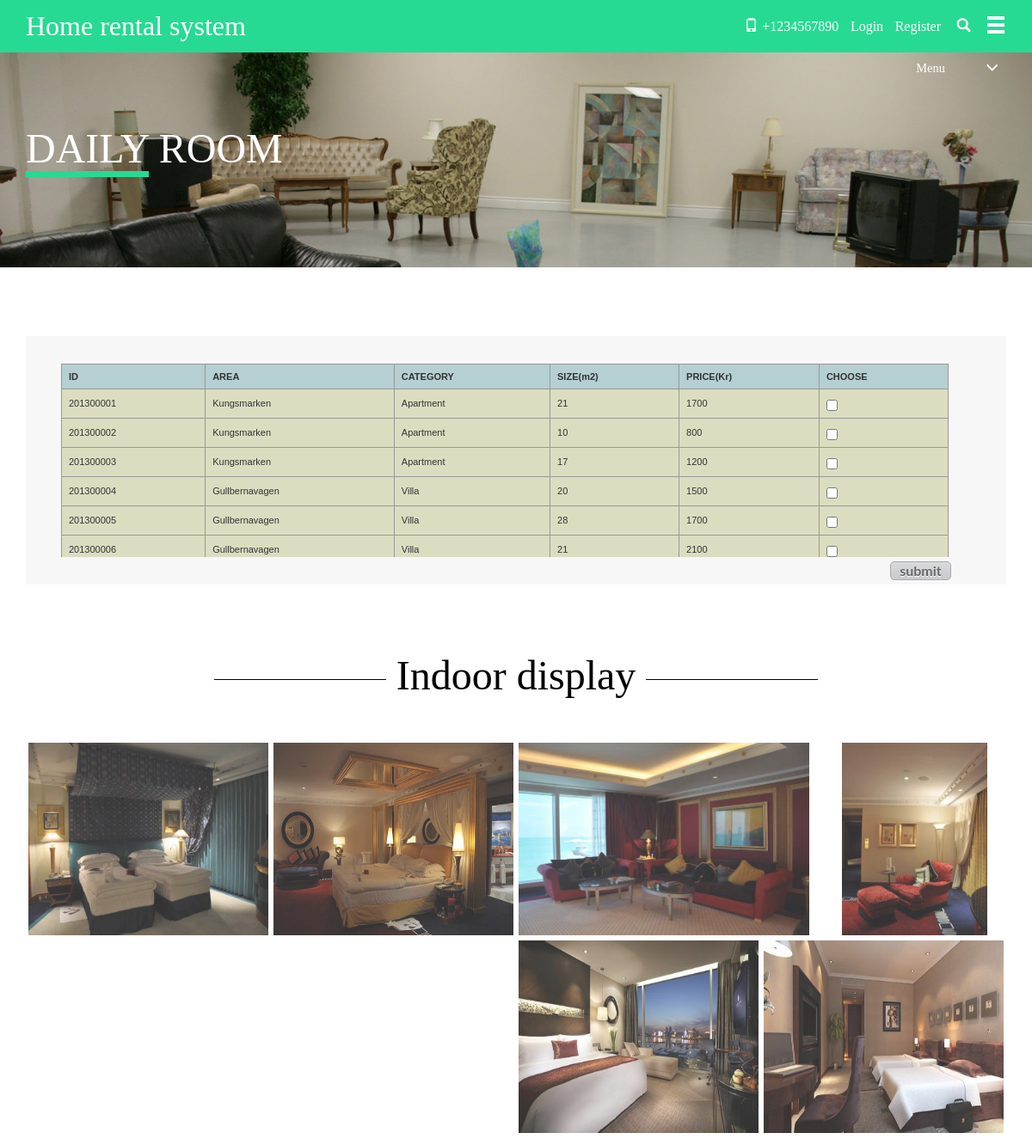
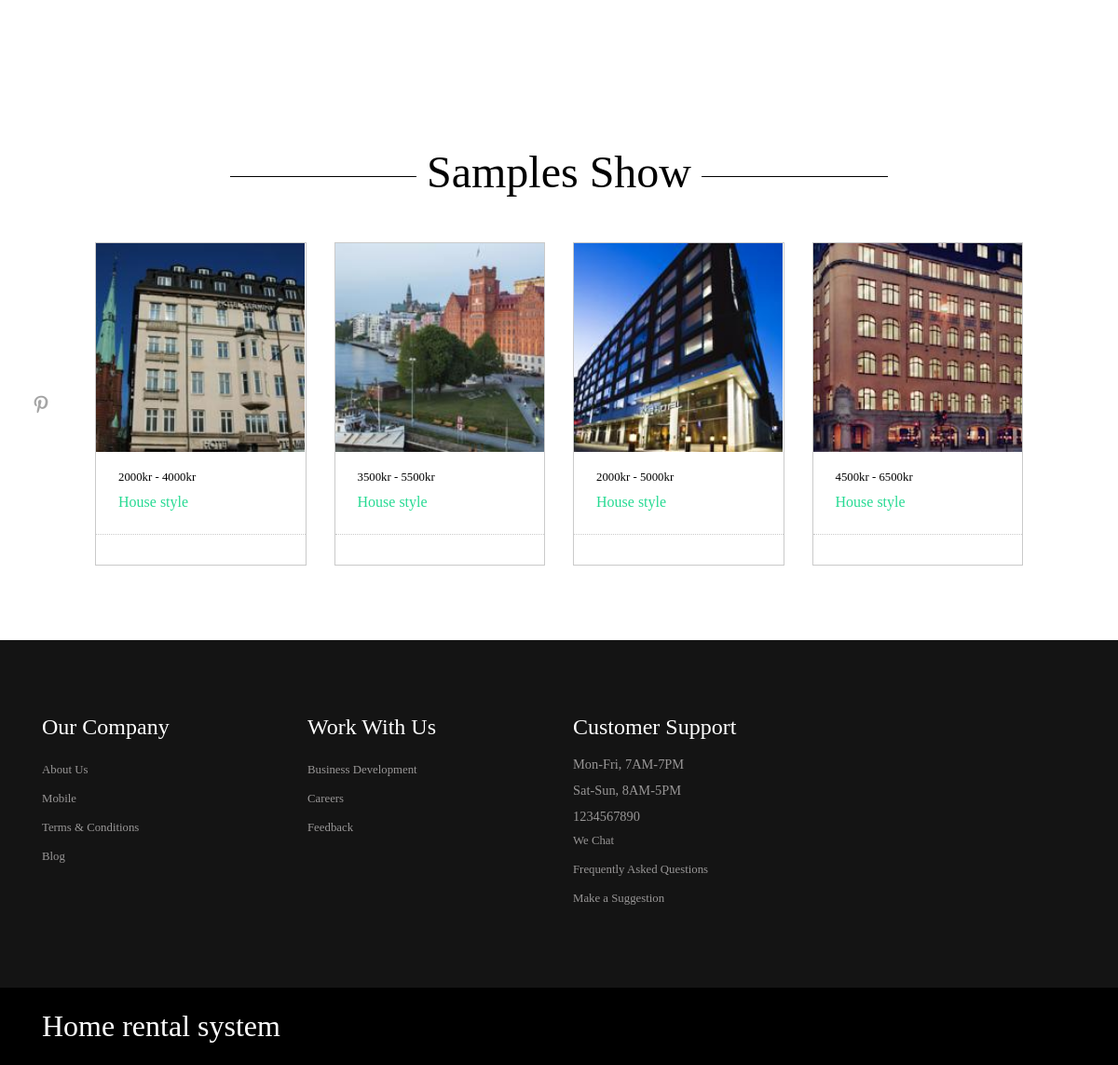
The page /daily.php on the database its author committed (2 pictures, top to bottom).
### tables this page shows
CREATE TABLE `dailyroom` (
  `id` int(30) NOT NULL,
  `area` varchar(30) NOT NULL,
  `category` varchar(50) NOT NULL,
  `price` int(50) NOT NULL,
  `size` int(50) NOT NULL,
  `state` varchar(30) NOT NULL
);

### daily.php (the view, shortened to what this page needs)
<html>
    <head>
        <link href="css/bootstrap.css" rel="stylesheet" type="text/css" media="all" />
        <link href="css/styles.css" rel="stylesheet">
        <link rel="stylesheet" href="css/layout.css" type="text/css" media="screen" />
        <link href="css/style.css" rel="stylesheet" type="text/css" media="all" />
    </head>
    <body>
        <div class="header">
            <div class="container">
                <div class="logo">
                    <h1><a href="index.php">Home rental system</a></h1>
                </div>
                <div class="top-nav">
                    <ul class="right-icons">
                        <li><span ><i class="glyphicon glyphicon-phone"> </i>+1234567890</span></li>
                        <?php if (isset($_SESSION['user_id'])) { ?>
                            <li><p style="color: white">Signed in as <?php echo $_SESSION['user_name']; ?></p></li>
                            <li><a href="logout.php">Log Out</a></li>
                        <?php } else { ?>
                            <li> </i><a href="login.php">Login</a></li>
                            <li><a href="register.php">Register</a></li>
                        <?php } ?>
                        <li><a class="play-icon popup-with-zoom-anim" href="#small-dialog"><i class="glyphicon glyphicon-search"> </i> </a></li>
                    </ul>
                    <div class="nav-icon">
                        <div class="hero fa-navicon fa-2x nav_slide_button" id="hero">
                            <a href="#"><i class="glyphicon glyphicon-menu-hamburger"></i> </a>
                        </div>
                    </div>
                    <div class="clearfix"> </div>
                    <link href="css/popuo-box.css" rel="stylesheet" type="text/css" media="all"/>
                </div>
                <div class="clearfix"> </div>
            </div>
        </div>
        <div class=" banner-buying">
            <div class=" container">
                <h3><span>Daily</span> room</h3>
                <div class="menu-right">
                    <ul class="menu">
                        <li class="item1"><a href="#"> Menu<i class="glyphicon glyphicon-menu-down"> </i> </a>
                        </li>
                    </ul>
                </div>
                <div class="clearfix"> </div>
            </div>
        </div>
        <div class="container">
            <div class="price">
                <div class="price-grid" style="width:1050px; height:225px; overflow:scroll;">
                    <table class = "imagetable" style='text-align:left;' border='1' cellspacing="0" width="1032px" id="dataTableDetail" align="center">
                        <tr><th>ID</th><th>AREA</th><th>CATEGORY</th><th>SIZE(m2)</th><th>PRICE(Kr)</th><th>CHOOSE</th></tr>
                        <?php
                            $sql = mysql_query("select * from dailyroom");
                            $datarow = mysql_num_rows($sql);
                               for($i=0;$i<$datarow;$i++){
                                   $sql_arr = mysql_fetch_assoc($sql);
                                   $id = $sql_arr['id'];
                                   $area = $sql_arr['area'];
                                   $category = $sql_arr['category'];
                                   $size = $sql_arr['size'];
                                   $price = $sql_arr['price'];
                                   $state = $sql_arr['state'];
                                   echo "<tr><td>$id</td><td>$area</td><td>$category</td><td>$size</td><td>$price</td><td>$state</td></tr>";
                               }
                        ?>
                    </table>
                </div>
                <div class="submit_link">
                    <form action="confirmation.php" method = 'post'>
                        <input type="submit" value="submit">
                    </form>
                </div>
            </div>
            <div class="top-grid">
                <h3>Indoor display</h3>
                <div class="grid-at">
                    <div class="col-md-3 grid-city">
                        <div class="grid-lo">
                            <a href="#">
                                <figure class="effect-layla">
                                    <img class=" img-responsive" src="images/dr1.jpg" alt="img06">
                                    <figcaption>
                                    </figcaption>
                                </figure>
                            </a>
                        </div>
                    </div>
                    <div class="col-md-3 grid-city">
                        <div class="grid-lo">
                            <a href="#">
                                <figure class="effect-layla">
                                    <img class=" img-responsive" src="images/dr2.jpg" alt="img06">
                                    <figcaption>
                                    </figcaption>
                                </figure>
                            </a>
                        </div>
                    </div>
                    <div class="col-md-6 grid-city grid-city1">
                        <div class="grid-me">
                            <div class="col-md-8 grid-lo1">
                                <div class=" grid-lo">
                                    <a href="#">
                                        <figure class="effect-layla">
                                            <img class=" img-responsive" src="images/dr3.jpg" alt="img06">
                                            <figcaption>
                                            </figcaption>
                                        </figure>
                                    </a>
                                </div>
                            </div>
                            <div class="col-md-4 grid-lo2">
                                <div class=" grid-lo">
                                    <a href="#">
                                        <figure class="effect-layla">
                                            <img class=" img-responsive" src="images/dr4.jpg" alt="img06">
                                            <figcaption>
                                            </figcaption>
                                        </figure>
                                    </a>
                                </div>
                            </div>
                        </div>
                        <div class="grid-me">
                            <div class="col-md-6 grid-lo3">
                                <div class=" grid-lo">
                                    <a href="#">
                                        <figure class="effect-layla">
                                            <img class="img-responsive" src="images/dr5.jpg" alt="img06">
                                            <figcaption>
                                            </figcaption>
                                        </figure>
                                    </a>
                                </div>
                            </div>
                            <div class="col-md-6 grid-lo4">
                                <div class=" grid-lo">
                                    <a href="#">
                                        <figure class="effect-layla">
                                            <img class="img-responsive" src="images/dr6.jpg" alt="img06">
                                            <figcaption>
                                            </figcaption>
                                        </figure>
                                    </a>
                                </div>
                            </div>
                            <div class="clearfix"> </div>
                        </div>
                    </div>
                    <div class="clearfix"> </div>
                </div>
            </div>
        </div>
        <div class="container">
            <div class="future">
                <h3 >Samples Show</h3>
                <div class="content-bottom-in">
                    <ul id="flexiselDemo1">
                        <li><div class="project-fur">
                                <a href="#" ><img class="img-responsive" src="images/bd1.jpg" alt="" />	</a>
                                <div class="fur">
                                    <div class="fur1">
                                        <span class="fur-money">2000kr - 4000kr </span>
                                        <h6 class="fur-name"><a href="#">House style</a></h6>
                                        <span></span>
                                    </div>
                                    <div class="fur2">
                                    </div>
                                </div>
                            </div></li>
                        <li><div class="project-fur">
                                <a href="#" ><img class="img-responsive" src="images/bd2.jpg" alt="" />	</a>
                                <div class="fur">
                                    <div class="fur1">
                                        <span class="fur-money">3500kr - 5500kr </span>
                                        <h6 class="fur-name"><a href="#">House style</a></h6>
                                        <span></span>
                                    </div>
                                    <div class="fur2">
                                    </div>
                                </div>
                            </div></li>
                        <li><div class="project-fur">
                                <a href="#" ><img class="img-responsive" src="images/bd3.jpg" alt="" />	</a>
                                <div class="fur">
                                    <div class="fur1">
                                        <span class="fur-money">2000kr - 5000kr </span>
                                        <h6 class="fur-name"><a href="#">House style</a></h6>
                                        <span></span>
                                    </div>
                                    <div class="fur2">
                                    </div>
                                </div>
                            </div></li>
                        <li><div class="project-fur">
                                <a href="#" ><img class="img-responsive" src="images/bd4.jpg" alt="" />	</a>
                                <div class="fur">
                                    <div class="fur1">
                                        <span class="fur-money">4500kr - 6500kr </span>
                                        <h6 class="fur-name"><a href="#">House style</a></h6>
                                        <span></span>
                                    </div>
                                    <div class="fur2">
                                    </div>
                                </div>
                            </div></li>
                    </ul>
                </div>
            </div>
        </div>
        <div class="footer">
            <div class="container">
                <div class="footer-top-at">
                    <div class="col-md-3 amet-sed">
                        <h4>Our Company</h4>
                        <ul class="nav-bottom">
                            <li><a href="#">About Us</a></li>
                            <li><a href="#">Mobile</a></li>
                            <li><a href="#">Terms & Conditions</a></li>
                            <li><a href="#">Blog</a></li>
                        </ul>
                    </div>
                    <div class="col-md-3 amet-sed ">
                        <h4>Work With Us</h4>
                        <ul class="nav-bottom">
                            <li><a href="#">Business Development</a></li>
                            <li><a href="#">Careers</a></li>
                            <li><a href="#">Feedback</a></li>
                        </ul>
                    </div>
                    <div class="col-md-3 amet-sed">
                        <h4>Customer Support</h4>
                        <p>Mon-Fri, 7AM-7PM </p>
                        <p>Sat-Sun, 8AM-5PM </p>
                        <p>1234567890</p>
                        <ul class="nav-bottom">
                            <li><a href="#">We Chat</a></li>
                            <li><a href="#">Frequently Asked Questions</a></li>
                            <li><a href="#">Make a Suggestion</a></li>
                        </ul>
                    </div>
                    <div class="clearfix"> </div>
                </div>
            </div>
            <div class="footer-bottom">
                <div class="container">
                    <div class="col-md-4 footer-logo">
                        <h2><a href="index.php">Home rental system</a></h2>
                    </div>
                    <div class="col-md-8 footer-class">
                    </div>
                    <div class="clearfix"> </div>
                </div>
            </div>
        </div>
    </body>
</html>

### css/styles.css (style rules this page uses)
article, aside, details, figcaption, figure, footer, header, hgroup, nav, section, summary { display: block; }
html { font-size: 100%; -webkit-text-size-adjust: 100%; -ms-text-size-adjust: 100%; }
html, button, input, select, textarea { font-family: 'Lato', sans-serif; }
p, pre { margin: 1em 0; }
dl, menu, ol, ul { margin: 1em 0; }
menu, ol, ul { padding: 0 0 0 40px; }
img { border: 0; -ms-interpolation-mode: bicubic; }
figure { margin: 0; }
form { margin: 0; }
button, input, select, textarea { font-size: 100%; margin: 0; vertical-align: baseline; *vertical-align: middle; }
button, input { line-height: normal; }
button, html input[type="button"], input[type="reset"], input[type="submit"] { -webkit-appearance: button; cursor: pointer; *overflow: visible; }
input[type="checkbox"], input[type="radio"] { box-sizing: border-box; padding: 0; *height: 13px; *width: 13px; }
table { border-collapse: collapse; border-spacing: 0; }
.clearfix:after { visibility: hidden; display: block; font-size: 0; content: " "; clear: both; height: 0; }
.hero { padding: 0em 0; height: auto; }

### css/layout.css (style rules this page uses)
html, div, map, dt, isindex, form, header, aside, section, section, article, footer { display: block; }
html, body { height: 100%; margin: 0; padding: 0; font-family: "Helvetica Neue", Helvetica, Arial, Verdana, sans-serif; background: #F8F8F8; font-size: 12px; }
a:link, a:visited { color: #77BACE; text-decoration: none; }
input[type=submit] { background: #D0D1D4 url(../images/btn_submit.png) repeat-x; border: 1px solid #A8A9A8; -webkit-box-shadow: 0 1px 0 #fff; -moz-box-shadow: 0 1px 0 #fff; box-shadow: 0 1px 0 #fff; font-weight: bold; height: 22px; -webkit-border-radius: 5px; -moz-border-radius: 5px; border-radius: 5px; padding: 0 10px; color: #666; text-shadow: 0 1px 0 #fff; cursor: pointer; }
.submit_link { float: right; margin-right: 3%; padding: 5px 0; }

### daily.php (style rules this page uses)
table.imagetable { font-family: verdana,arial,sans-serif; font-size:11px; color:#333333; border-width: 1px; border-color: #999999; border-collapse: collapse; }
table.imagetable th { background:#b5cfd2 url('cell-blue。jpg'); border-width: 1px; padding: 8px; border-style: solid; border-color: #999999; }
table.imagetable td { background:#dcddc0 url('cell-grey。jpg'); border-width: 1px; padding: 8px; border-style: solid; border-color: #999999; }

### rows shown on the page
dailyroom: id "201300001", area "Kungsmarken", category "Apartment", size "21", price "1700"
dailyroom: id "201300002", area "Kungsmarken", category "Apartment", size "10", price "800"
dailyroom: id "201300003", area "Kungsmarken", category "Apartment", size "17", price "1200"
dailyroom: id "201300004", area "Gullbernavagen", category "Villa", size "20", price "1500"
dailyroom: id "201300005", area "Gullbernavagen", category "Villa", size "28", price "1700"
dailyroom: id "201300006", area "Gullbernavagen", category "Villa", size "21", price "2100"
